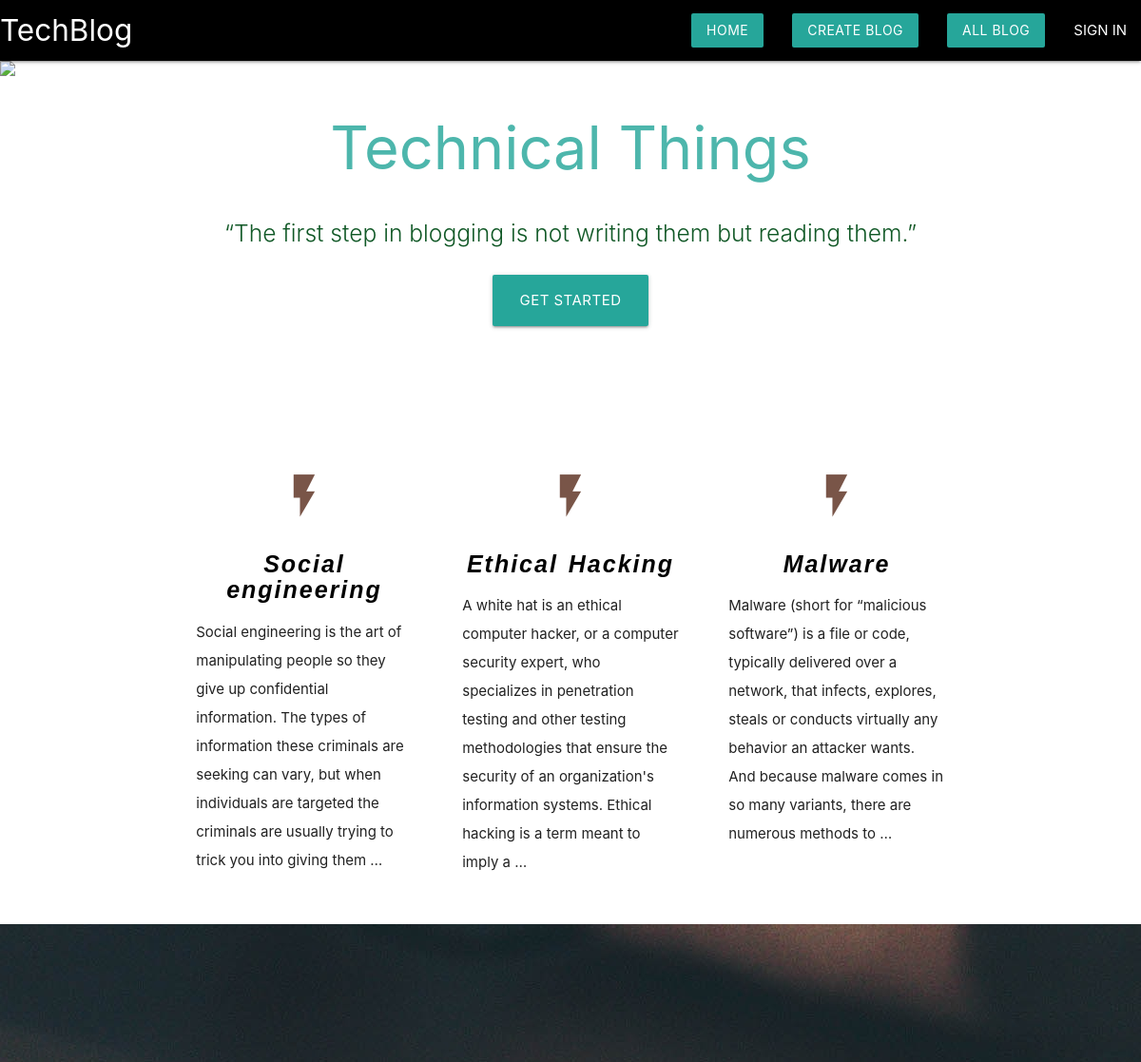
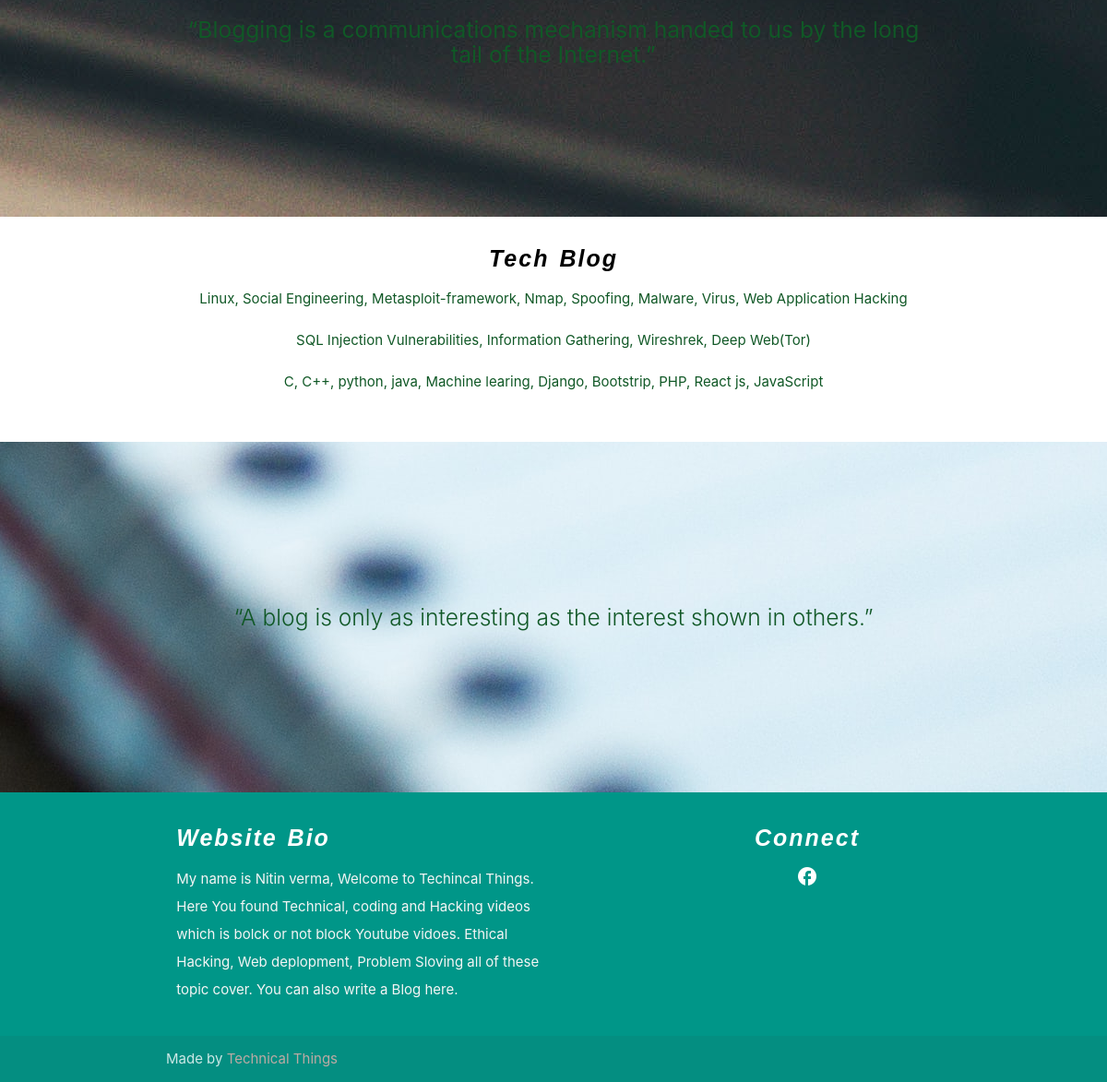
The app's page /blogs/ with its own data (2 pictures, top to bottom).
### blog/models.py (models this page shows, shortened)
class blog(models.Model):
    title = models.CharField(max_length=100)
    content = models.TextField(max_length=10000)
    slug = models.SlugField(max_length=500, null=True , blank=True)
    image = models.ImageField(("/static/nitin"), upload_to="static/nitin", height_field=None, width_field=None, max_length=None)
    create_at = models.DateTimeField(auto_now_add=True)
    upload_to = models.DateTimeField(auto_now=True)

### blog/views.py (the view)
# urls.py: path('blogs/', include('blog.urls')),
def blogs(request):
    allpost = blog.objects.all()
    contxt = {'allpost': allpost}
    return render(request,'blog/blogs.html',contxt)
    return render(request,'blog/blogs.html')

### templates/blog/blogs.html (shortened to what this page needs)
<!DOCTYPE html>
<html lang="en">
<head>
  <link href="/static/css/materialize.css" type="text/css" rel="stylesheet" media="screen,projection" />
  <link href="/static/css/style.css" type="text/css" rel="stylesheet" media="screen,projection" />
</head>
<body>
  <nav>
    <div class="black nav-wrapper">
      <a href="/" class="brand-logo" style="color: white;">TechBlog</a>
      <ul class="right hide-on-med-and-down">
        <li><a href="/" class="waves-effect btn" style="color: white;">Home</a></li>
        <li><a href="newblog" class="waves-effect btn" style="color: white;">Create Blog</a></li>
        <li><a href="allblog" class="waves-effect btn" style="color: white;">All Blog</a></li>
        {% if user.is_authenticated %}
        <li><a class="dropdown-trigger" href="#!" style="color: white;" data-target="dropdown2">{{request.user}}<i
              class="material-icons right">arrow_drop_down</i></a></li>
      {% else %}
      <li><a style="color: white;" href="/signin">SIGN IN</a></li>
      {% endif %}
      </ul>
    </div>
  </nav>
  <div id="index-banner" class="parallax-container">
    <div class="section no-pad-bot">
      <div class="container">
        <br><br>
        <h1 class="header center teal-text text-lighten-2">Technical Things</h1>
        <div class="row center">
          <h5 class="header col s12 light" style="color: rgb(16, 88, 38);">“The first step in blogging is not writing them but reading them.”</h5>
        </div>
        <div class="row center">
          <a href="newblog" id="download-button"
            class="btn-large waves-effect waves-light teal lighten-1">Get Started</a>
        </div>
        <br><br>
      </div>
    </div>
    <div class="parallax"><img src="/static/img/17.jpg" alt="Unsplashed background img 1"></div>
  </div>
  <div class="container">
    <div class="section">
      <div class="row">
      {% for post in allpost %}
        <div class="col s12 m4">
          <div class="icon-block nitin">
            <h2 class="center brown-text"><i class="material-icons">flash_on</i></h2>
            <h5 class="center">{{post.title}}</h5>
            <p class="">{{post.content | truncatewords:40}}</p>
          </div>
        </div>
         {% endfor %}
      </div>
    </div>
  </div>
  <div class="parallax-container valign-wrapper">
    <div class="section no-pad-bot">
      <div class="container">
        <div class="row center">
          <h5 class="header col s12 " style="color: rgb(16, 88, 38);">“Blogging is a communications mechanism handed to us by the long tail of the Internet.”</h5>
        </div>
      </div>
    </div>
    <div class="parallax"><img src="/static/img/07.jpg" alt="Unsplashed background img 2"></div>
  </div>
  <div class="container">
    <div class="section">
      <div class="row">
        <div class="col s12 center nitin">
          <h5>Tech Blog</h5>
          <p style="color: rgb(16, 88, 38);">Linux, Social Engineering, Metasploit-framework, Nmap, Spoofing, Malware, Virus, Web Application Hacking</p>
          <p style="color: rgb(16, 88, 38);">SQL Injection Vulnerabilities,  Information Gathering, Wireshrek, Deep Web(Tor)</p>
          <p style="color: rgb(16, 88, 38);">C, C++, python, java, Machine learing, Django, Bootstrip, PHP, React js, JavaScript</p>
        </div>
      </div>
    </div>
  </div>
  <div class="parallax-container valign-wrapper">
    <div class="section no-pad-bot">
      <div class="container">
        <div class="row center">
          <h5 class="header col s12 light" style="color: rgb(16, 88, 38);">“A blog is only as interesting as the interest shown in others.”</h5>
        </div>
      </div>
    </div>
    <div class="parallax"><img src="/static/img/08.jpg" alt="Unsplashed background img 3"></div>
  </div>
  <footer class="page-footer teal">
    <div class="container">
      <div class="row">
        <div class="col l6 s12 nitin">
          <h5 class="white-text">Website Bio</h5>
          <p class="grey-text text-lighten-4">My name is Nitin verma, Welcome to Techincal Things.
          Here You found Technical, coding and Hacking videos which is bolck or not block Youtube vidoes.
          Ethical Hacking, Web deplopment, Problem Sloving all of these topic cover. You can also write a Blog here.</p>
        </div>
        <div class="col l3 s12 nitin" style= "margin-left: 170px; text-align: center;">
          <h5 class="white-text">Connect</h5>
          <ul>
            <li><a class="white-text" href="https://www.facebook.com/technicalthingsbynitin/"><span class="material-icons">facebook</span></a></li>
          </ul>
        </div>
      </div>
    </div>
    <div class="footer-copyright">
      <div class="container">
        Made by <a class="brown-text text-lighten-3" href="/about">Technical Things</a>
      </div>
    </div>
  </footer>
</body>
</html>

### static/css/style.css (style rules this page uses)
nav ul a, nav .brand-logo { color: #444; }
p { line-height: 2rem; }
.parallax-container { min-height: 380px; line-height: 0; height: auto; color: rgba(255,255,255,.9); }
.parallax-container .section { width: 100%; }
.icon-block { padding: 0 15px; }
.icon-block .material-icons { font-size: inherit; }
footer.page-footer { margin: 0; }

### templates/blog/blogs.html (style rules this page uses)
.nitin h5 { font-family: "Comic Sans MS", cursive, sans-serif; font-size: 25px; letter-spacing: 2px; word-spacing: 2px; color: #000000; font-weight: 700; text-decoration: none; font-style: italic; font-variant: normal; text-transform: none; }

### records on screen
blog: title "Social engineering", content "Social engineering is the art of manipulating people so they give up confidential information. The types of information these criminals are seeking can vary, but when individuals are targeted the criminals are usually trying to trick you into giving them …"
blog: title "Ethical Hacking", content "A white hat is an ethical computer hacker, or a computer security expert, who specializes in penetration testing and other testing methodologies that ensure the security of an organization's information systems. Ethical hacking is a term meant to imply a …"
blog: title "Malware", content "Malware (short for “malicious software”) is a file or code, typically delivered over a network, that infects, explores, steals or conducts virtually any behavior an attacker wants. And because malware comes in so many variants, there are numerous methods to …"
